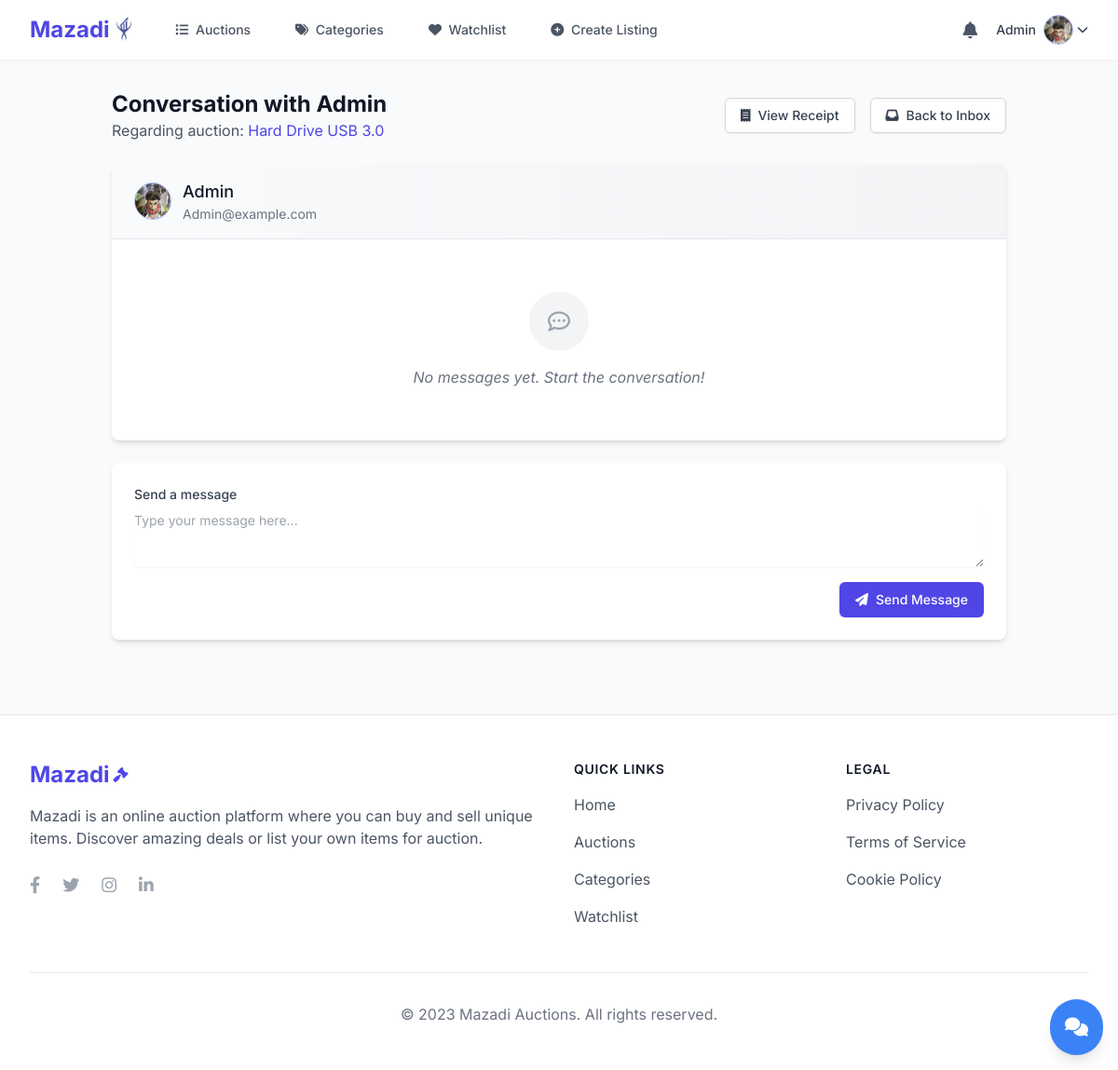
The page /messages/thread/1/ (signed in) on the database as committed earlier.
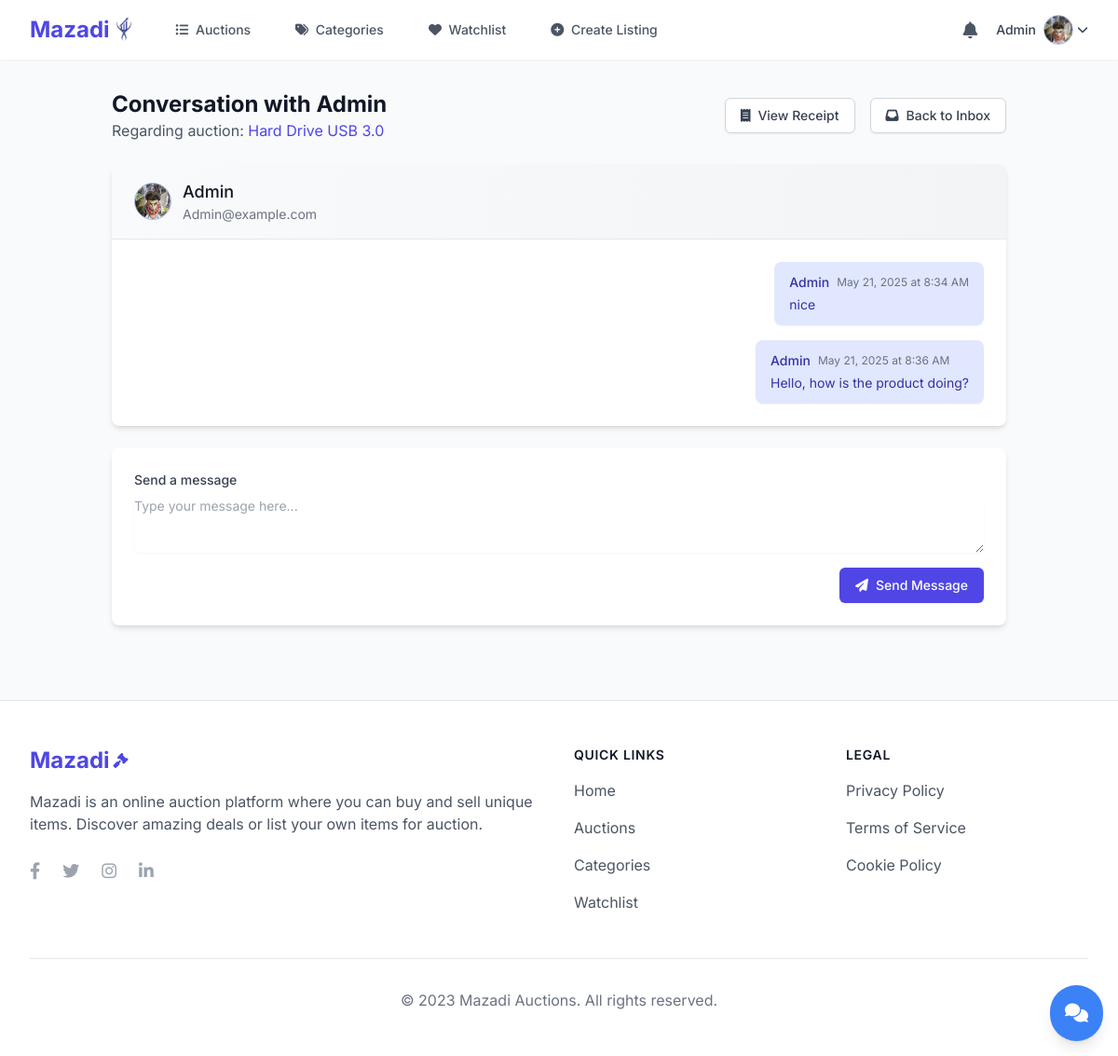
The same page on the database as committed later.
### messaging/models.py (models this page shows, shortened)
class Message(models.Model):
    payment = models.ForeignKey(Payment, on_delete=models.CASCADE, related_name='messages')
    sender = models.ForeignKey(settings.AUTH_USER_MODEL, on_delete=models.CASCADE, related_name='sent_messages')
    receiver = models.ForeignKey(settings.AUTH_USER_MODEL, on_delete=models.CASCADE, related_name='received_messages')
    content = models.TextField()
    created_at = models.DateTimeField(auto_now_add=True)
    is_read = models.BooleanField(default=False)
    class Meta:
        ordering = ['created_at']

### accounts/models.py (models this page shows)
class User(AbstractUser):
    class Meta:
        db_table = 'accounts_user'

### messaging/views.py (the view, shortened to what this page needs)
# urls.py: path('thread/<int:payment_id>/', views.message_thread, name='messages_thread'),
@login_required
def message_thread(request, payment_id):
    payment = get_object_or_404(Payment, id=payment_id)
    if request.user != payment.user and request.user != payment.auction.user:
        django_messages.error(request, "You don't have permission to view this conversation.")
        return redirect('index')
    if request.user == payment.user:
        other_user = payment.auction.user
    else:
        other_user = payment.user
    thread_messages = Message.objects.filter(payment=payment).order_by('created_at')
    unread_messages = thread_messages.filter(receiver=request.user, is_read=False)
    if unread_messages.exists():
        unread_messages.update(is_read=True)
    context = {
        'payment': payment,
        'auction': payment.auction,
        'other_user': other_user,
        'thread_messages': thread_messages,
        'title': f'Conversation with {other_user.username}'
    }
    return render(request, 'messaging/thread.html', context)

### notifications/context_processors.py (called while the page is built)
def notification_count(request):
    if request.user.is_authenticated:
        unread_count = Notification.objects.filter(
            user=request.user,
            is_read=False,
            is_deleted=False
        ).count()
        return {
            'unread_notification_count': unread_count
        }
    return {
        'unread_notification_count': 0
    }

### messaging/templates/messaging/thread.html (shortened to what the changed rows need)
{% extends "auctions/layout.html" %}
{% load static %}
{% block body %}
<div class="max-w-5xl mx-auto px-4 sm:px-6 lg:px-8 py-8">
    <div class="flex justify-between items-center mb-6">
        <div>
            <h1 class="text-2xl font-bold text-gray-900">Conversation with {{ other_user.username }}</h1>
        </div>
    </div>
    <div class="bg-white rounded-lg shadow-md overflow-hidden mb-6">
        <div class="p-6 max-h-96 overflow-y-auto" id="message-container">
            {% if thread_messages %}
                <div class="space-y-4">
                    {% for msg in thread_messages %}
                        <div class="flex {% if msg.sender == request.user %}justify-end{% endif %}">
                            <div class="max-w-md {% if msg.sender == request.user %}bg-primary-100 text-primary-800{% else %}bg-gray-100 text-gray-800{% endif %} rounded-lg px-4 py-3 shadow-sm">
                                <div class="flex items-center mb-1">
                                    <span class="font-medium text-sm">{{ msg.sender.username }}</span>
                                    <span class="text-xs text-gray-500 ml-2">{{ msg.created_at|date:"M d, Y" }} at {{ msg.created_at|time:"g:i A" }}</span>
                                </div>
                                <p class="text-sm whitespace-pre-wrap">{{ msg.content }}</p>
                            </div>
                        </div>
                    {% endfor %}
                </div>
            {% else %}
                <div class="text-center py-8">
                    <div class="inline-flex items-center justify-center w-16 h-16 rounded-full bg-gray-100 mb-4">
                        <i class="far fa-comment-dots text-gray-400 text-2xl"></i>
                    </div>
                    <p class="text-gray-500 italic">No messages yet. Start the conversation!</p>
                </div>
            {% endif %}
        </div>
    </div>
</div>
{% endblock %}

Rows that differ between the two databases and show on the page:
added Message: sender.username "Admin", created_at "May 21, 2025", created_at "8:34 AM", content "nice"
added Message: sender.username "Admin", created_at "May 21, 2025", created_at "8:36 AM", content "Hello, how is the product doing?"
Other text that changed with them:
text no longer shown: "No messages yet. Start the conversation!"
